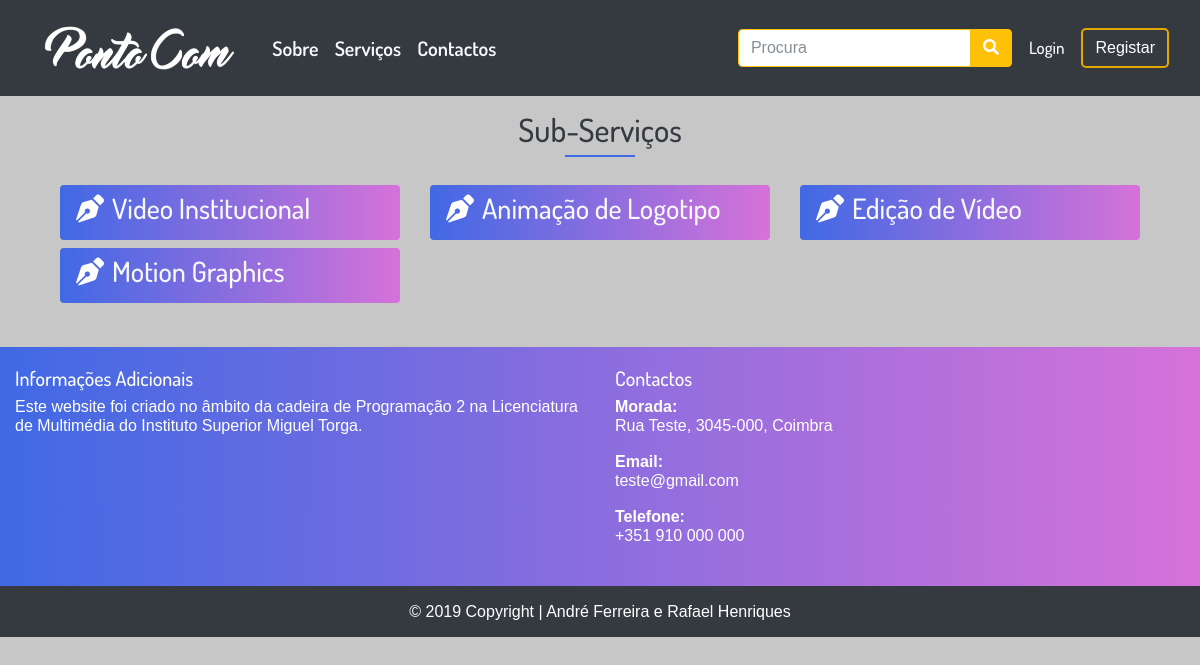
/index.php?op=area&id=6, run on the app's committed database.
### tables this page shows
CREATE TABLE IF NOT EXISTS `subarea` (
  `id_subarea` int(11) NOT NULL AUTO_INCREMENT,
  `nome` varchar(50) NOT NULL,
  `data` datetime NOT NULL DEFAULT CURRENT_TIMESTAMP ON UPDATE CURRENT_TIMESTAMP,
  `id_area` int(11) NOT NULL,
  PRIMARY KEY (`id_subarea`),
  KEY `fk_id_area_area` (`id_area`)
);

### inc/area.inc.php (called while the page is built, shortened)
<?php require("db_projetofinal.php");
require("inc/subservicos.inc.php");

### inc/subservicos.inc.php (the view)
    <div class="container">
        <div class="container-fluid py-3">
            <header class="col-md-12 mb-4">
                    <h2 class="text-center text-dark">Sub-Serviços</h2>
                    <span class="underline mb-3"></span>
            </header>
            <div class="row">
            <?php
            $id = $_REQUEST["id"];
            require("db_projetofinal.php");
$dados = $db->query("SELECT subarea.nome, subarea.id_subarea FROM subarea JOIN area ON subarea.id_area = area.id_area WHERE area.id_area = $id");
foreach ($dados as $row) {
           echo '<div class="col-md-4 col-sm-6 col-xs-12 my-1">
                    <div class="grad p-2 rounded">
                        <a href="index.php?op=subarea&id='.$row["id_subarea"].'" class="text-light">
                            <h3 class="px-2"><i class="fas fa-pen-nib pr-2"></i>'.$row["nome"].'</h3>
                        </a>
                    </div>
                </div>';
            }
  ?>
                </div>
        </div>
    </div>

### css/costum.css (style rules this page uses)
* { margin: 0; padding: 0; font-size: 100%; border: none; outline: none; line-height: 1.22; color: #fff; box-sizing: border-box; font-family: 'Dosis', sans-serif; }
body { background-repeat: no-repeat; background-position: center center; background-attachment: fixed; background-color: #c7c7c7; }
.grad { background-image: linear-gradient(to right, #4069E4 , #D672D9); }
a, a:hover, a:focus, .footer-copyright>a:hover { text-decoration: none; color: #6c757d; }
.underline { content: ''; border-top: 2px solid #4069E4; width: 70px; display: block; margin-bottom: 8px; margin: 0 auto; }

### data on the page
subarea: nome "Video Institucional"
subarea: nome "Animação de Logotipo"
subarea: nome "Edição de Vídeo"
subarea: nome "Motion Graphics"
